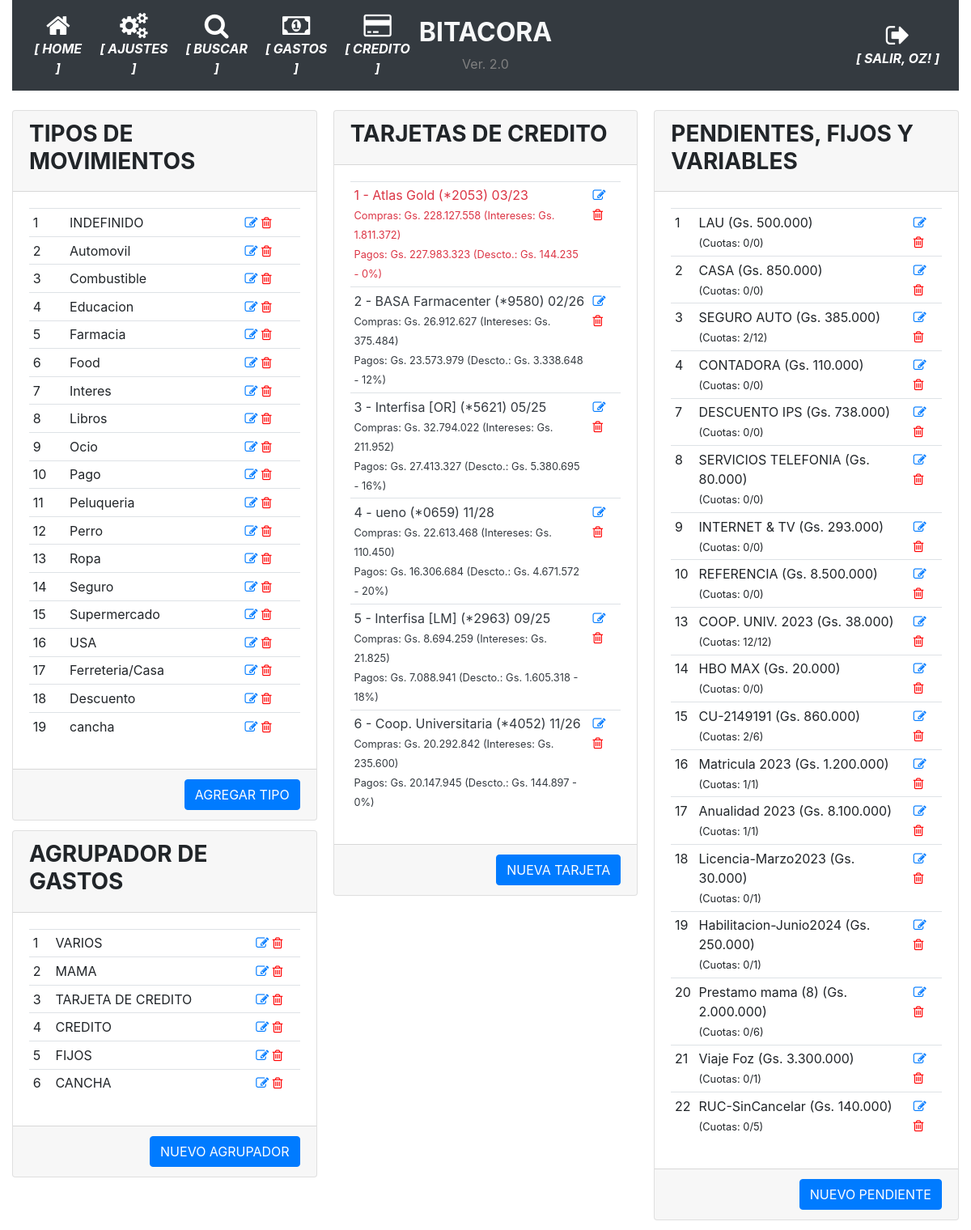
Before: /parametrico (signed in) with the older database file.
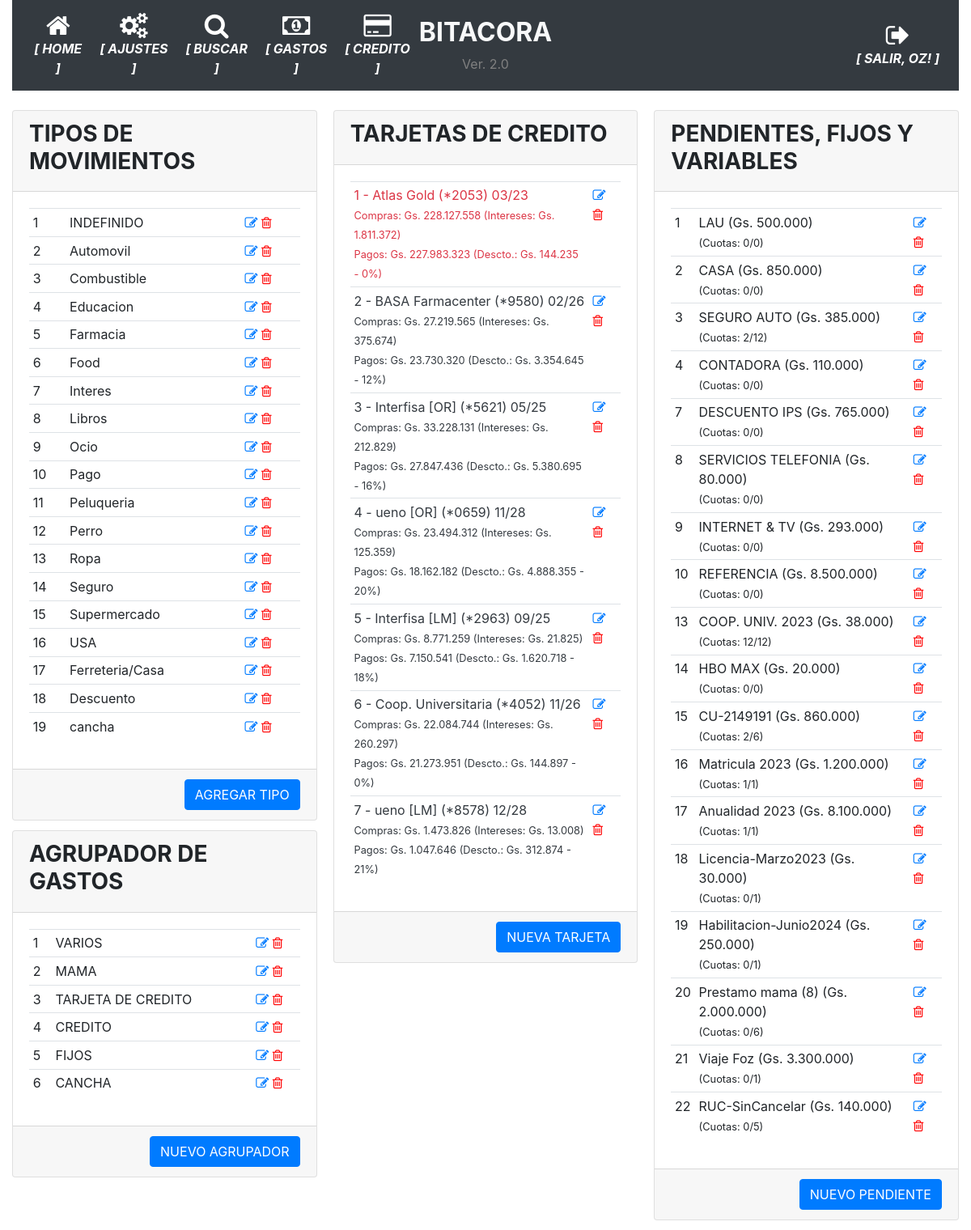
After: the same page with the newer database file.
### app/models.py (models this page shows, shortened)
class TiposMovimiento(db.Model):
    __tablename__='tipos_movimiento'
    id = db.Column(db.Integer, primary_key=True)
    tipo = db.Column(db.String(100), nullable=False)

class AgrupadorGastos(db.Model):
    __tablename__='agrupador_gastos'
    id = db.Column(db.Integer, primary_key=True)
    agrupador = db.Column(db.String(100), nullable=False)

class Tarjetas(db.Model):
    __tablename__='tarjetas'
    id = db.Column(db.Integer, primary_key=True)
    banco = db.Column(db.String(100), nullable=False)
    numero = db.Column(db.String(100), nullable=False)
    vencimiento = db.Column(db.String(10), nullable=False)
    estado = db.Column(db.Boolean, server_default=u'False')

class DeudasPendientes(db.Model):
    __tablename__='deudas_pendientes'
    id = db.Column(db.Integer, primary_key=True)
    descripcion = db.Column(db.String(100), nullable=False)
    monto = db.Column(db.Integer)
    estado = db.Column(db.Boolean, server_default=u'False')
    cuotas = db.Column(db.Integer)
    cuotas_pagadas = db.Column(db.Integer)
    id_agrupador = db.Column(db.Integer, nullable=True)

### app/routes.py (the view)
@app.route('/parametrico', methods=['GET', 'POST'])
@login_required
def parametrico():
    tipos_movimiento = TiposMovimiento.query.all()
    agrupador_gastos = AgrupadorGastos.query.all()
    gastos_fijos = DeudasPendientes.query.all()
    tarjetas = resumenes_tarjeta_macro() # Tarjetas.query.all()
    return render_template('parametrico.html', tipos_movimiento=tipos_movimiento, agrupador_gastos=agrupador_gastos, gastos_fijos=gastos_fijos, tarjetas=tarjetas)

### app/models.py (called while the page is built)
@login.user_loader
def load_user(id):
    return User.query.get(int(id))

### app/utilitarios.py (called while the page is built)
def resumenes_tarjeta_macro():
    estados = []
    for tarjeta in Tarjetas.query.all():
        compras, pagos, descuentos, intereses = balance_puntual_tarjeta(tarjeta.id)
        if compras != 0:
            porcentaje_descuento = int((descuentos * 100) / compras)
        else:
            porcentaje_descuento = 0
        estados.append({'id':tarjeta.id, 'banco': tarjeta.banco, 'numero': tarjeta.numero, 'vencimiento': tarjeta.vencimiento, 'estado': tarjeta.estado, 'compras': compras, 'pagos': pagos, 'descuentos': descuentos, 'intereses': intereses, 'porcentaje': porcentaje_descuento})
    return estados

### app/templates/parametrico.html (shortened to what the changed rows need)
{% extends "base.html" %}
{% block main %}
<div class="card-columns">
    <div class="card">
        <div class="card-body">
            <div>
                <table class="table table-sm">
                    {% for tipo in tipos_movimiento %}
                    <tr>
                        <td>{{ tipo.id }}</td>
                        <td>{{ tipo.tipo }}</td>
                        <td class="align-self-end">
                            <a href="{{ url_for('modificar_parametrico', parametrico_id=tipo.id, origen='TIPOS') }}"><i class="fa fa-pencil-square-o"></i></a>
                            <a href="{{ url_for('borrar_parametrico', parametrico_id=tipo.id, origen='TIPOS') }}" style="color:red"><i class="fa fa-trash-o"></i></a>
                        </td>
                    </tr>
                    {% endfor %}
                </table>
            </div>
        </div>
    </div>
    <div class="card">
        <div class="card-body">
            <div>
                <table class="table table-sm">
                    {% for agrupador in agrupador_gastos %}
                    <tr>
                        <td>{{ agrupador.id }}</td>
                        <td>{{ agrupador.agrupador }}</td>
                        <td class="align-self-end">
                            <a href="{{ url_for('modificar_parametrico', parametrico_id=agrupador.id, origen='AGRUPADORES') }}"><i class="fa fa-pencil-square-o"></i></a>
                            <a href="{{ url_for('borrar_parametrico', parametrico_id=agrupador.id, origen='AGRUPADORES') }}" style="color:red"><i class="fa fa-trash-o"></i></a>
                        </td>
                    </tr>
                    {% endfor %}
                </table>
            </div>
        </div>
    </div>
    <div class="card">
        <div class="card-body">
            <div>
                <table class="table table-sm">
                    {% for tarjeta in tarjetas %}
                    <tr class="{{ 'text-dark' if tarjeta.estado else 'text-danger' }}">
                        <td>
                            <div>{{ tarjeta.id }} - {{ tarjeta.banco }} (*{{ tarjeta.numero }})
                                {{ tarjeta.vencimiento }}</div>
                                <small>Compras: {{ "Gs. {:,.0f}".format(tarjeta.compras).replace(",", ".") }} (Intereses: {{ "Gs. {:,.0f}".format(tarjeta.intereses).replace(",", ".") }})</small><br>
                                <small>Pagos: {{ "Gs. {:,.0f}".format(tarjeta.pagos).replace(",", ".") }} (Descto.: {{ "Gs. {:,.0f}".format(tarjeta.descuentos).replace(",", ".") }} - {{ tarjeta.porcentaje }}%)</small>
                            </div>
                        </td>
                        <td class="align-self-end vertical-align:top">
                            <a href="{{ url_for('modificar_tarjeta', tarjeta_id=tarjeta.id) }}"><i class="fa fa-pencil-square-o"></i></a>
                            <a href="{{ url_for('borrar_tarjeta', tarjeta_id=tarjeta.id) }}" style="color:red"><i class="fa fa-trash-o"></i></a>
                        </td>
                    </tr>
                    {% endfor %}
    <div class="card">
        <div class="card-body">
            <div>
                <table class="table table-sm">
                    {% for fijo in gastos_fijos %}
                    <tr>
                        <td>{{ fijo.id }}</td>
                        <td>{{ fijo.descripcion }} ({{ "Gs. {:,.0f}".format(fijo.monto).replace(",", ".") }})<br><small>(Cuotas: {{ fijo.cuotas_pagadas }}/{{ fijo.cuotas }})</small></td>
                        <td class="align-self-end">
                            <a href="{{ url_for('modificar_pendiente', pendiente_id=fijo.id) }}"><i class="fa fa-pencil-square-o"></i></a>
                            <a href="{{ url_for('borrar_pendiente', pendiente_id=fijo.id) }}" style="color:red"><i class="fa fa-trash-o"></i></a>
                        </td>
                    </tr>
                    {% endfor %}
                </table>
            </div>
        </div>
    </div>
{% endblock %}

Changed rows visible on the page:
computed for Tarjetas "BASA Farmacenter": compras "Gs. 26.912.627" → "Gs. 27.219.565"; intereses "Gs. 375.484" → "Gs. 375.674"; pagos "Gs. 23.573.979" → "Gs. 23.730.320"; descuentos "Gs. 3.338.648" → "Gs. 3.354.645"
computed for Tarjetas "Interfisa [OR]": compras "Gs. 32.794.022" → "Gs. 33.228.131"; intereses "Gs. 211.952" → "Gs. 212.829"; pagos "Gs. 27.413.327" → "Gs. 27.847.436"
changed Tarjetas id 4: banco "ueno" → "ueno [OR]"; compras "Gs. 22.613.468" → "Gs. 23.494.312"; intereses "Gs. 110.450" → "Gs. 125.359"; pagos "Gs. 16.306.684" → "Gs. 18.162.182"; descuentos "Gs. 4.671.572" → "Gs. 4.888.355"
computed for Tarjetas "Interfisa [LM]": compras "Gs. 8.694.259" → "Gs. 8.771.259"; pagos "Gs. 7.088.941" → "Gs. 7.150.541"; descuentos "Gs. 1.605.318" → "Gs. 1.620.718"
computed for Tarjetas "Coop. Universitaria": compras "Gs. 20.292.842" → "Gs. 22.084.744"; intereses "Gs. 235.600" → "Gs. 260.297"; pagos "Gs. 20.147.945" → "Gs. 21.273.951"
added Tarjetas: id "7", banco "ueno [LM]", numero "8578", vencimiento "12/28", compras "Gs. 1.473.826", intereses "Gs. 13.008", pagos "Gs. 1.047.646", descuentos "Gs. 312.874", porcentaje "21"
changed DeudasPendientes "DESCUENTO IPS": monto "Gs. 738.000" → "Gs. 765.000"
